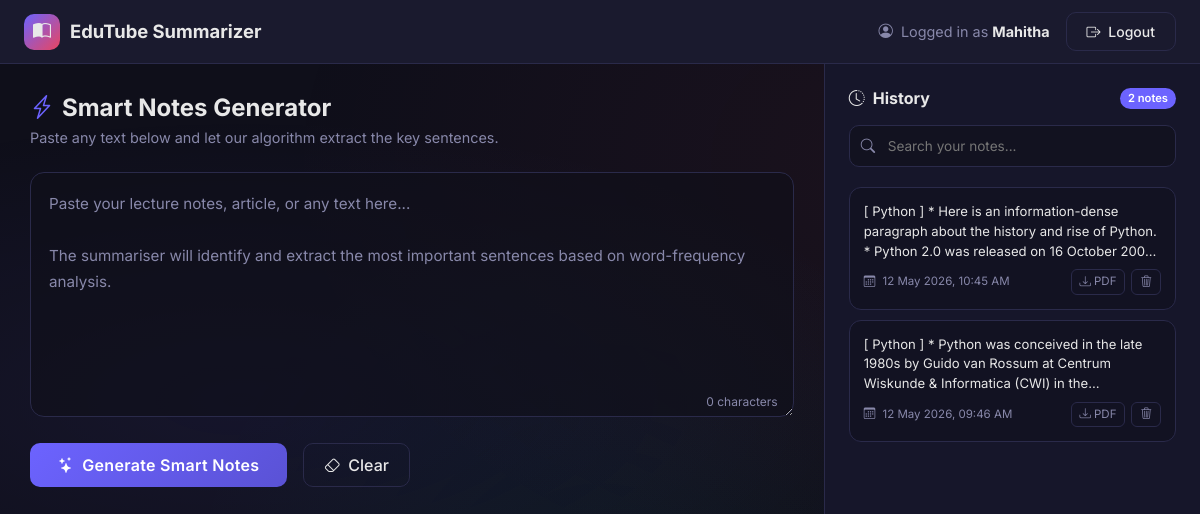
Page /dashboard (signed in) on the committed database.
### app.py (models this page shows, shortened)
class Summary(db.Model):
    __tablename__ = 'summary'
    id = db.Column(db.Integer, primary_key=True, autoincrement=True)
    user_id = db.Column(db.Integer, db.ForeignKey('user.id'), nullable=False)
    original_text = db.Column(db.Text, nullable=False)
    summary_text = db.Column(db.Text, nullable=False)
    created_at = db.Column(db.DateTime, default=datetime.utcnow)

### app.py (the view)
@app.route('/dashboard')
@login_required
def dashboard():
    user_summaries = Summary.query.filter_by(
        user_id=session['user_id']
    ).order_by(Summary.created_at.desc()).all()
    return render_template('dashboard.html', summaries=user_summaries)

### app.py (called while the page is built)
def login_required(f):
    from functools import wraps
    @wraps(f)
    def decorated(*args, **kwargs):
        if 'user_id' not in session:
            flash('Please log in to access this page.', 'warning')
            return redirect(url_for('login'))
        return f(*args, **kwargs)
    return decorated

### templates/dashboard.html (shortened to what this page needs)
{% extends 'base.html' %}
{% block content %}
<nav class="top-nav">
    <a href="{{ url_for('dashboard') }}" class="nav-brand">
        <div class="nav-brand-icon">
            <i class="bi bi-book-half"></i>
        </div>
        EduTube Summarizer
    </a>
    <div class="nav-user">
        <span class="nav-user-name">
            <i class="bi bi-person-circle me-1"></i>
            Logged in as <strong>{{ session['username'] }}</strong>
        </span>
        <a href="{{ url_for('logout') }}" class="btn btn-outline-custom btn-sm">
            <i class="bi bi-box-arrow-right me-1"></i> Logout
        </a>
    </div>
</nav>
<div class="dashboard-layout">
    <div class="main-workspace">
        <div class="workspace-header animate-in">
            <h2><i class="bi bi-lightning-charge me-2" style="color: var(--primary);"></i>Smart Notes Generator</h2>
            <p>Paste any text below and let our algorithm extract the key sentences.</p>
        </div>
        <form method="POST" action="{{ url_for('summarize') }}" id="summarizeForm">
            <div class="text-area-wrapper animate-in animate-delay-1">
                <textarea
                    class="text-area-custom"
                    id="originalText"
                    name="original_text"
                    rows="8"
                    placeholder="Paste your lecture notes, article, or any text here...&#10;&#10;The summariser will identify and extract the most important sentences based on word-frequency analysis."
                >{{ current_original if current_original else '' }}</textarea>
                <span class="char-count" id="charCount">0 characters</span>
            </div>
            <div class="d-flex gap-3 animate-in animate-delay-2">
                <button type="submit" class="btn btn-primary-custom" id="generateBtn">
                    <i class="bi bi-stars me-2"></i>Generate Smart Notes
                </button>
                <button type="button" class="btn btn-outline-custom" id="clearBtn" onclick="document.getElementById('originalText').value=''; updateCount();">
                    <i class="bi bi-eraser me-2"></i>Clear
                </button>
            </div>
        </form>
    </div>
    <div class="sidebar">
        <div class="sidebar-header">
            <h5><i class="bi bi-clock-history me-2"></i>History</h5>
            <span class="note-count">{{ summaries|length }} notes</span>
        </div>
        <div class="search-wrapper">
            <form action="{{ url_for('search') }}" method="GET" style="position: relative;">
                <i class="bi bi-search search-icon"></i>
                <input type="text"
                       class="search-input"
                       name="q"
                       id="searchInput"
                       placeholder="Search your notes..."
                       value="{{ search_query if search_query else '' }}">
            </form>
        </div>
        <div class="history-list">
            {% if summaries %}
                {% for note in summaries %}
                <div class="history-card animate-in" style="animation-delay: {{ loop.index * 0.05 }}s;">
                    <div class="preview">{{ note.summary_text }}</div>
                    <div class="meta">
                        <span>
                            <i class="bi bi-calendar3 me-1"></i>
                            {{ note.created_at.strftime('%d %b %Y, %I:%M %p') }}
                        </span>
                        <div class="actions">
                            <a href="{{ url_for('download_pdf', summary_id=note.id) }}" title="Download PDF">
                                <i class="bi bi-download"></i> PDF
                            </a>
                            <form method="POST" action="{{ url_for('delete_summary', summary_id=note.id) }}" style="display:inline;" onsubmit="return confirm('Delete this note?');">
                                <button type="submit" title="Delete">
                                    <i class="bi bi-trash3"></i>
                                </button>
                            </form>
                        </div>
                    </div>
                </div>
                {% endfor %}
            {% endif %}
        </div>
    </div>
</div>
{% endblock %}

### templates/base.html (style rules this page uses)
:root { --primary: #6C63FF; --primary-dark: #5a52d5; --accent: #e94560; --bg-dark: #0f0f1a; --bg-card: #1a1a2e; --bg-sidebar: #16162a; --text-primary: #e8e8e8; --text-muted: #8888aa; --border-color: #2a2a4a; --glass-bg: rgba(26, 26, 46, 0.7); --success: #00c9a7; --warning: #ffc107; }
* { margin: 0; padding: 0; box-sizing: border-box; }
body { font-family: 'Inter', -apple-system, BlinkMacSystemFont, sans-serif; background: var(--bg-dark); color: var(--text-primary); min-height: 100vh; overflow-x: hidden; }
body::before { content: ''; position: fixed; top: 0; left: 0; width: 100%; height: 100%; background: radial-gradient(ellipse at 20% 50%, rgba(108, 99, 255, 0.08) 0%, transparent 50%), radial-gradient(ellipse at 80% 20%, rgba(233, 69, 96, 0.06) 0%, transparent 50%), radial-gradient(ellipse at 50% 80%, rgba(0, 201, 167, 0.05) 0%, transparent 50%); pointer-events: none; z-index: 0; }
.btn-primary-custom { background: linear-gradient(135deg, var(--primary), var(--primary-dark)); border: none; padding: 10px 28px; border-radius: 10px; font-weight: 600; color: white; transition: all 0.3s ease; letter-spacing: 0.3px; }
.btn-outline-custom { border: 1px solid var(--border-color); background: transparent; color: var(--text-primary); border-radius: 10px; padding: 8px 20px; font-weight: 500; transition: all 0.3s ease; }
.animate-in { animation: fadeInUp 0.5s ease forwards; }
.animate-delay-1 { animation-delay: 0.1s; opacity: 0; }
.animate-delay-2 { animation-delay: 0.2s; opacity: 0; }

### rows in the picture
Summary: summary_text "[ Python ] * Here is an information-dense paragraph about the history and rise of Python. * Python 2.0 was released on 16 October…", created_at "12 May 2026, 10:45 AM"
Summary: summary_text "[ Python ] * Python was conceived in the late 1980s by Guido van Rossum at Centrum Wiskunde & Informatica (CWI) in…", created_at "12 May 2026, 09:46 AM"

### other values in the picture
{{ session['username'] }} "Mahitha"
{{ summaries|length }} "2"
